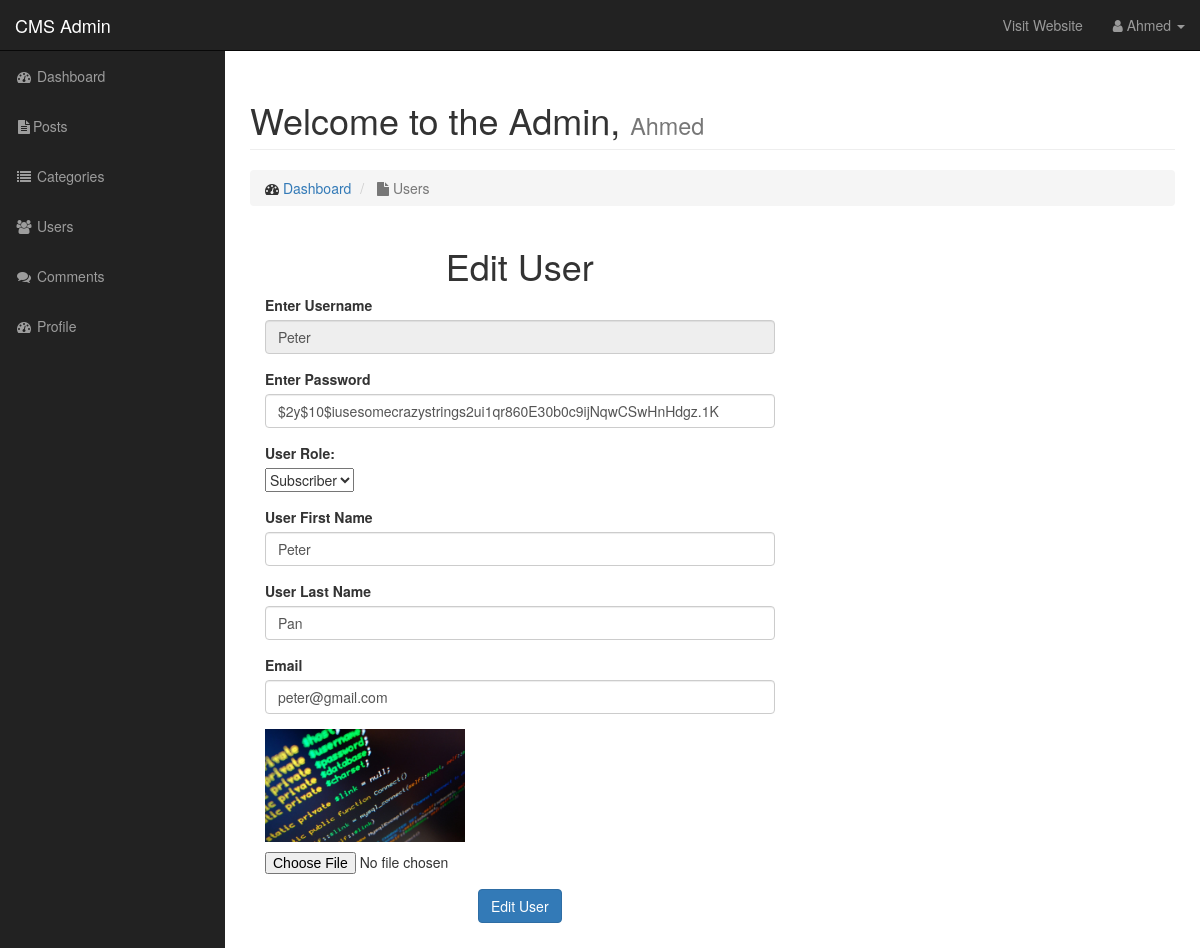
Screenshot of /admin/users.php?source=edit_user&edit_id=22 (signed in) with the database file from the repository.
### tables this page shows
CREATE TABLE `users` (
  `user_id` int(3) NOT NULL,
  `username` varchar(255) NOT NULL,
  `user_password` varchar(255) NOT NULL,
  `user_firstname` varchar(255) NOT NULL,
  `user_lastname` varchar(255) NOT NULL,
  `user_email` varchar(255) NOT NULL,
  `user_image` text NOT NULL,
  `user_role` enum('User','Subscriber','Admin') NOT NULL DEFAULT 'User',
  `approved` int(11) NOT NULL DEFAULT '0',
  `locked` int(11) NOT NULL DEFAULT '0'
);

### admin/includes/edit_users.php (the view, shortened to what this page needs)
<?php
if(isset($_GET['edit_id'])){
    $edit_id = $_GET['edit_id'];
    $query = "SELECT * FROM users WHERE user_id = $edit_id";
    $edit_user = mysqli_query($connection,$query);
    while($row = mysqli_fetch_assoc($edit_user)){
        $username = $row['username'];
        $user_password = $row['user_password'];
        $user_firstname = $row['user_firstname'];
        $user_lastname = $row['user_lastname'];
        $user_image = $row['user_image'];
        $user_email = $row['user_email'];
        $user_role = $row['user_role'];
    }
}
?>
<div class="col-md-7">
<h1 class="text-center">Edit User</h1>
<form action="" method="post" enctype="multipart/form-data">
    <div class="form-group">
       <label for="username">Enter Username</label>
        <input value='<?php echo $username; ?>' type="text" class="form-control" name="username" disabled>
    </div>
    <div class="form-group">
       <label for="user_password">Enter Password</label>
        <input value='<?php echo $user_password; ?>' type="text" class="form-control" name="user_password">
    </div>
     <div class="form-group">
       <label for="user_role">User Role: </label>
        <p><select name="user_role" id="">
           <option value="<?php echo $user_role;?>"><?php echo $user_role;?></option>
         </select></p>
    </div>
    <div class="form-group">
       <label for="user_firstname">User First Name</label>
        <input value='<?php echo $user_firstname; ?>' type="text" class="form-control" name="user_firstname">
    </div>
    <div class="form-group">
       <label for="user_lastname">User Last Name</label>
       <input value='<?php echo $user_lastname; ?>' type="text" class="form-control" name="user_lastname">
    </div>
     <div class="form-group">
       <label for="user_email">Email</label>
        <input value='<?php echo $user_email; ?>' type="email" class="form-control" name="user_email">
    </div>
    <div class="form-group">
       <p><img width="200px" src="./images/<?php echo $user_image; ?>" alt=""></p>
        <input type="file" name="user_image">
    </div>
    <div class="form-group text-center">
        <input type="submit" value="Edit User" class="btn btn-primary" name="edit_user">
    </div>
</form>
</div>

### admin/css/sb-admin.css (style rules this page uses)
body { margin-top: 100px; background-color: #222; }
@media (min-width:768px) { body { margin-top: 50px; } }

### rows the page displays
users: username "Peter", user_password "$2y$10$iusesomecrazystrings2ui1qr860E30b0c9ijNqwCSwHnHdgz.1K", user_role "Subscriber", user_firstname "Peter", user_lastname "Pan", user_email "peter@gmail.com", user_image (picture)

### other values shown
$_SESSION['username'] "Ahmed"
